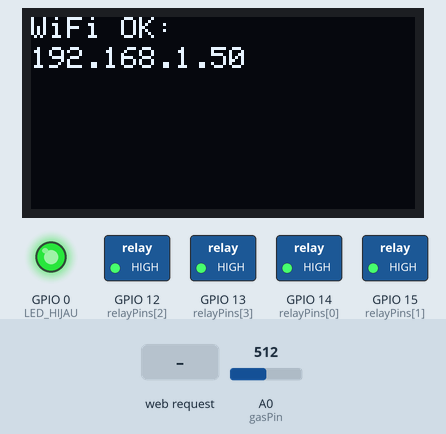
Simulated run of this sketch. Board: ESP8266 (NodeMCU). Parts: 128×64 one-colour display, switched loads named in the sketch (green lamp = pin HIGH), output pins drawn as LEDs (lit = HIGH). The test bench sets the inputs (shaded band); at power-on: A0 (gasPin) = 512. WiFi joins after 1.5 s; servers stay silent unless stated; the local clock reads 2024-03-15 10:24:30 at power-on unless the sketch sets it; what the sketch prints to the serial monitor is not drawn.

Above: at 1.6 s.
At 5.7 s:
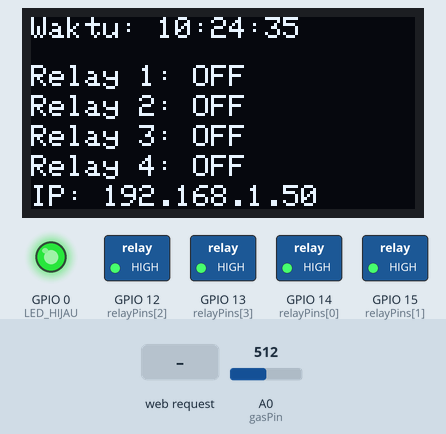
5.8 s: HTTP request GET /on received
At 7.2 s:
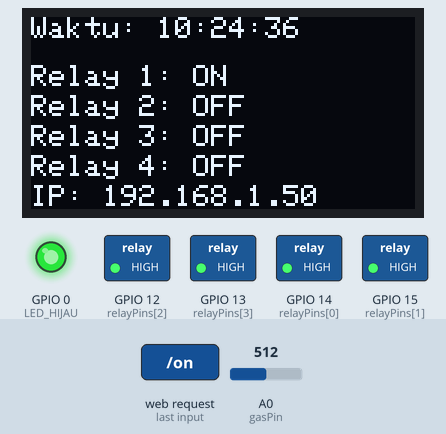
9.1 s: HTTP request GET /on?r=1 received
At 10.2 s:
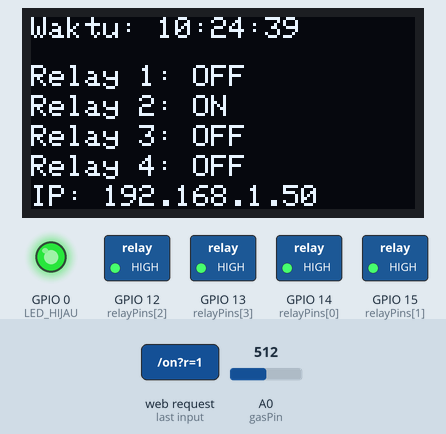
Timing chart, 0 to 12.1 s (numbered marks = the images above; inputs shaded):
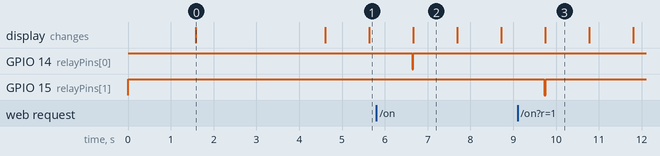

Measured:
- after the input at 5.8 s, GPIO 14 (relayPins[0]): HIGH → LOW after 0.84 s, → HIGH 0.03 s later; the display: changes after 0.87 s (image 2)
- after the input at 9.1 s, GPIO 15 (relayPins[1]): HIGH → LOW after 0.63 s, → HIGH 0.03 s later; the display: changes after 0.65 s (image 3)
- what the display in image 0 shows lasts 3.0 s, from 1.6 s to 4.6 s
- what the display in image 2 shows lasts 1.0 s, from 6.7 s to 7.7 s

The sketch:

foxtrot_amse.ino
```cpp
#include <ESP8266WiFi.h>
#include <WiFiManager.h>
#include <ESP8266WebServer.h>
#include <Wire.h>
#include <Adafruit_GFX.h>
#include <Adafruit_SSD1306.h>
#include <RTClib.h>

#define SCREEN_WIDTH 128
#define SCREEN_HEIGHT 64
#define OLED_RESET -1
#define LED_HIJAU 0  // D3 (GPIO0)

Adafruit_SSD1306 display(SCREEN_WIDTH, SCREEN_HEIGHT, &Wire, OLED_RESET);
RTC_DS3231 rtc;
ESP8266WebServer server(80);

const int relayPins[4] = {
  14, // D5 -> Relay 1 -> No. 1
  15, // D8 -> Relay 4 -> No. 2
  12, // D6 -> Relay 2 -> No. 3
  13  // D7 -> Relay 3 -> No. 4
};

int jadwalOn[4][2] = {{-1, -1}, {-1, -1}, {-1, -1}, {-1, -1}};
int gasPin = A0;
int ambangAsap = 300;
bool wifiConnected = false;

void setup() {
  Serial.begin(115200);

  for (int i = 0; i < 4; i++) {
    pinMode(relayPins[i], OUTPUT);
    digitalWrite(relayPins[i], HIGH); // OFF awal (aktif LOW)
  }

  pinMode(LED_HIJAU, OUTPUT);
  analogWriteFreq(1000); // Atur frekuensi PWM
  analogWrite(LED_HIJAU, 0); // LED mati awal

  Wire.begin();
  display.begin(SSD1306_SWITCHCAPVCC, 0x3C);
  rtc.begin();
  tampilStatus("Mencoba koneksi\nWiFi...\n192.168.4.1");

  setupWiFi();
  if (wifiConnected) {
    setupWebServer();
  }
}

void loop() {
  if (wifiConnected) {
    server.handleClient();
    tampilOLED();
    cekJadwal();
    cekAsap();
  } else {
    // Jika WiFi tidak terhubung, restart setiap 3 detik
    delay(3000);
    ESP.restart();
  }

  delay(1000);
}

void setupWiFi() {
  WiFiManager wm;
  wm.setConfigPortalTimeout(180);

  if (wm.autoConnect("AutoTerminal")) {
    wifiConnected = true;
    analogWrite(LED_HIJAU, 512); // 50% terang saat WiFi terhubung
    tampilStatus("WiFi OK:\n" + WiFi.localIP().toString());
    delay(3000);
  } else {
    analogWrite(LED_HIJAU, 0); // Mati jika gagal
    tampilStatus("WiFi Gagal!");
    delay(3000);
    wifiConnected = false;
  }
}

void setupWebServer() {
  server.on("/", []() {
    String html = R"rawliteral(
      <!DOCTYPE html>
      <html>
      <head>
        <title>Kontrol Relay</title>
        <style>
          body {
            font-family: Arial, sans-serif;
            background-color: #f0f4f8;
            color: #333;
            margin: 0;
            padding: 20px;
          }
          h1, h2 {
            text-align: center;
          }
          .relay-container {
            display: flex;
            flex-direction: column;
            align-items: center;
            gap: 10px;
            margin-bottom: 20px;
          }
          .relay-button {
            display: inline-block;
            padding: 10px 20px;
            margin: 5px;
            background-color: #007BFF;
            color: #fff;
            text-decoration: none;
            border-radius: 5px;
            font-weight: bold;
          }
          .relay-button:hover {
            background-color: #0056b3;
          }
          form {
            text-align: center;
            margin-top: 20px;
          }
          input[type='time'] {
            padding: 5px;
            margin: 5px;
            font-size: 14px;
          }
          input[type='submit'] {
            padding: 8px 16px;
            background-color: #28a745;
            color: white;
            border: none;
            border-radius: 4px;
            font-size: 16px;
            cursor: pointer;
          }
          input[type='submit']:hover {
            background-color: #218838;
          }
          .footer {
            margin-top: 30px;
            text-align: center;
            font-size: 12px;
            color: #777;
          }
        </style>
      </head>
      <body>
        <h1>Kontrol Relay (LOW = ON)</h1>
        <div class='relay-container'>
    )rawliteral";

    for (int i = 0; i < 4; i++) {
      html += "Relay " + String(i + 1) + ": ";
      html += "<a class='relay-button' href='/on?r=" + String(i) + "'>ON</a>";
      html += "<a class='relay-button' href='/off?r=" + String(i) + "'>OFF</a><br>";
    }

    html += R"rawliteral(
        </div>
        <h2>Jadwal Otomatis (HH:MM)</h2>
        <form method='GET' action='/set'>
    )rawliteral";

    for (int i = 0; i < 4; i++) {
      html += "Relay " + String(i + 1) + ": <input name='r" + String(i) + "' type='time'><br>";
    }

    html += R"rawliteral(
          <input type='submit' value='Simpan Jadwal'>
        </form>
        <div class='footer'>ESP8266 Web Controller</div>
      </body>
      </html>
    )rawliteral";

    server.send(200, "text/html", html);
  });

  server.on("/on", []() {
    int r = server.arg("r").toInt();
    if (r >= 0 && r < 4) digitalWrite(relayPins[r], LOW); // Aktif LOW
    server.sendHeader("Location", "/");
    server.send(303);
  });

  server.on("/off", []() {
    int r = server.arg("r").toInt();
    if (r >= 0 && r < 4) digitalWrite(relayPins[r], HIGH);
    server.sendHeader("Location", "/");
    server.send(303);
  });

  server.on("/set", []() {
    for (int i = 0; i < 4; i++) {
      if (server.hasArg("r" + String(i))) {
        String timeStr = server.arg("r" + String(i));
        if (timeStr.length() == 5 && timeStr.indexOf(':') == 2) {
          jadwalOn[i][0] = timeStr.substring(0, 2).toInt();
          jadwalOn[i][1] = timeStr.substring(3).toInt();
        }
      }
    }
    server.sendHeader("Location", "/");
    server.send(303);
  });

  server.begin();
}

void cekJadwal() {
  DateTime now = rtc.now();
  for (int i = 0; i < 4; i++) {
    if (jadwalOn[i][0] == now.hour() && jadwalOn[i][1] == now.minute()) {
      digitalWrite(relayPins[i], LOW); // Aktifkan relay (LOW = ON)
    }
  }
}

void cekAsap() {
  int gasValue = analogRead(gasPin);
  if (gasValue > ambangAsap) {
    for (int i = 0; i < 4; i++) {
      digitalWrite(relayPins[i], HIGH); // Matikan relay (HIGH = OFF)
    }
    Serial.println("ASAP TERDETEKSI! Semua relay OFF!");
  }
}

void tampilOLED() {
  display.clearDisplay();
  display.setTextSize(1);
  display.setTextColor(WHITE);

  DateTime now = rtc.now();
  display.setCursor(0, 0);
  display.printf("Waktu: %02d:%02d:%02d\n", now.hour(), now.minute(), now.second());

  for (int i = 0; i < 4; i++) {
    display.setCursor(0, 16 + i * 10);
    display.print("Relay ");
    display.print(i + 1);
    display.print(": ");
    display.println(digitalRead(relayPins[i]) == LOW ? "ON" : "OFF");
  }

  display.setCursor(0, 56);
  display.print("IP: ");
  display.print(wifiConnected ? WiFi.localIP().toString() : "192.168.4.1");

  display.display();
}

void tampilStatus(String teks) {
  display.clearDisplay();
  display.setTextSize(1);
  display.setTextColor(WHITE);

  int y = 0;
  int lastBreak = 0;
  for (int i = 0; i < teks.length(); i++) {
    if (teks[i] == '\n' || i - lastBreak > 18) {
      display.setCursor(0, y);
      display.println(teks.substring(lastBreak, i));
      lastBreak = i + 1;
      y += 10;
    }
  }
  if (lastBreak < teks.length()) {
    display.setCursor(0, y);
    display.println(teks.substring(lastBreak));
  }

  display.display();
}
```
